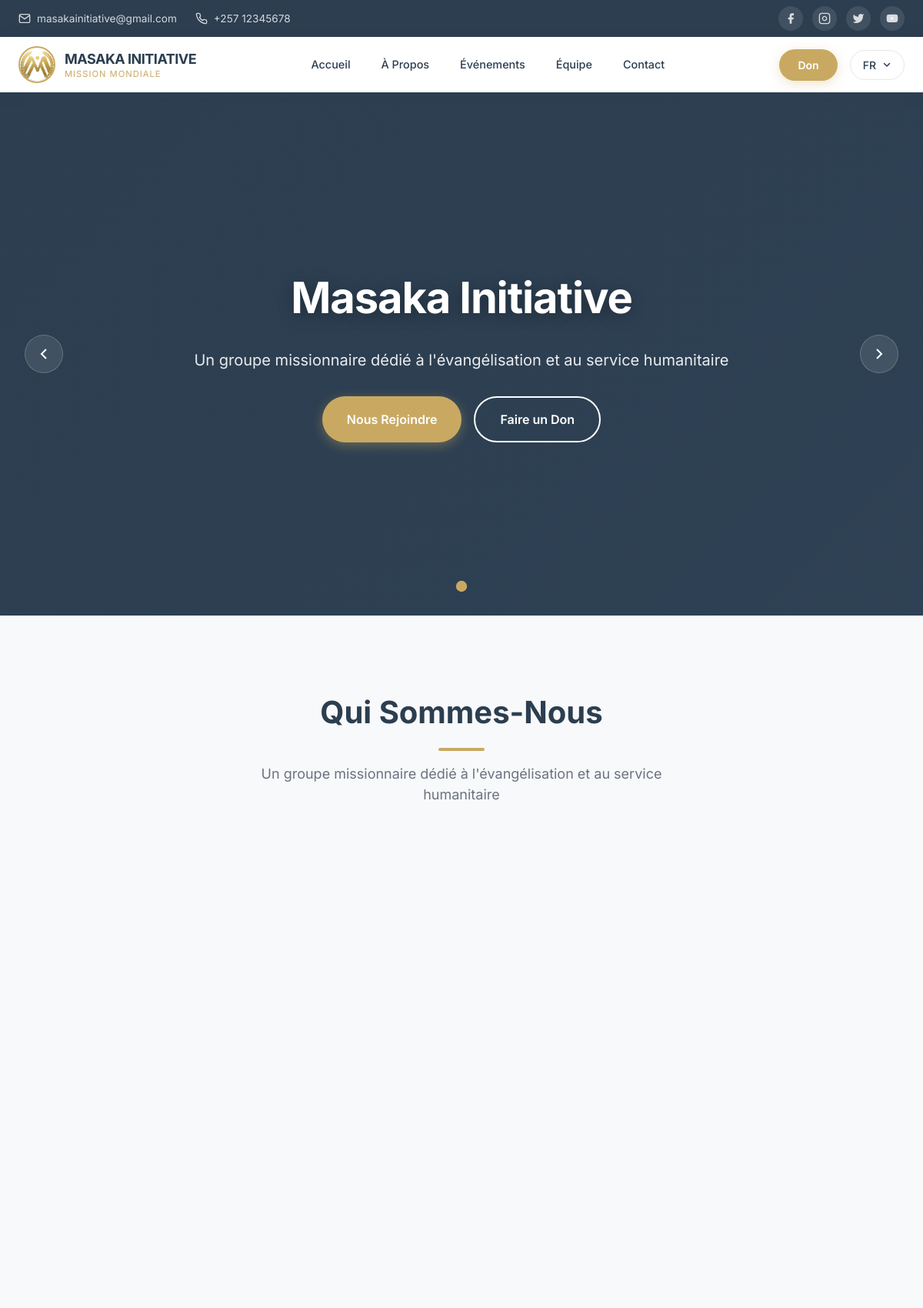
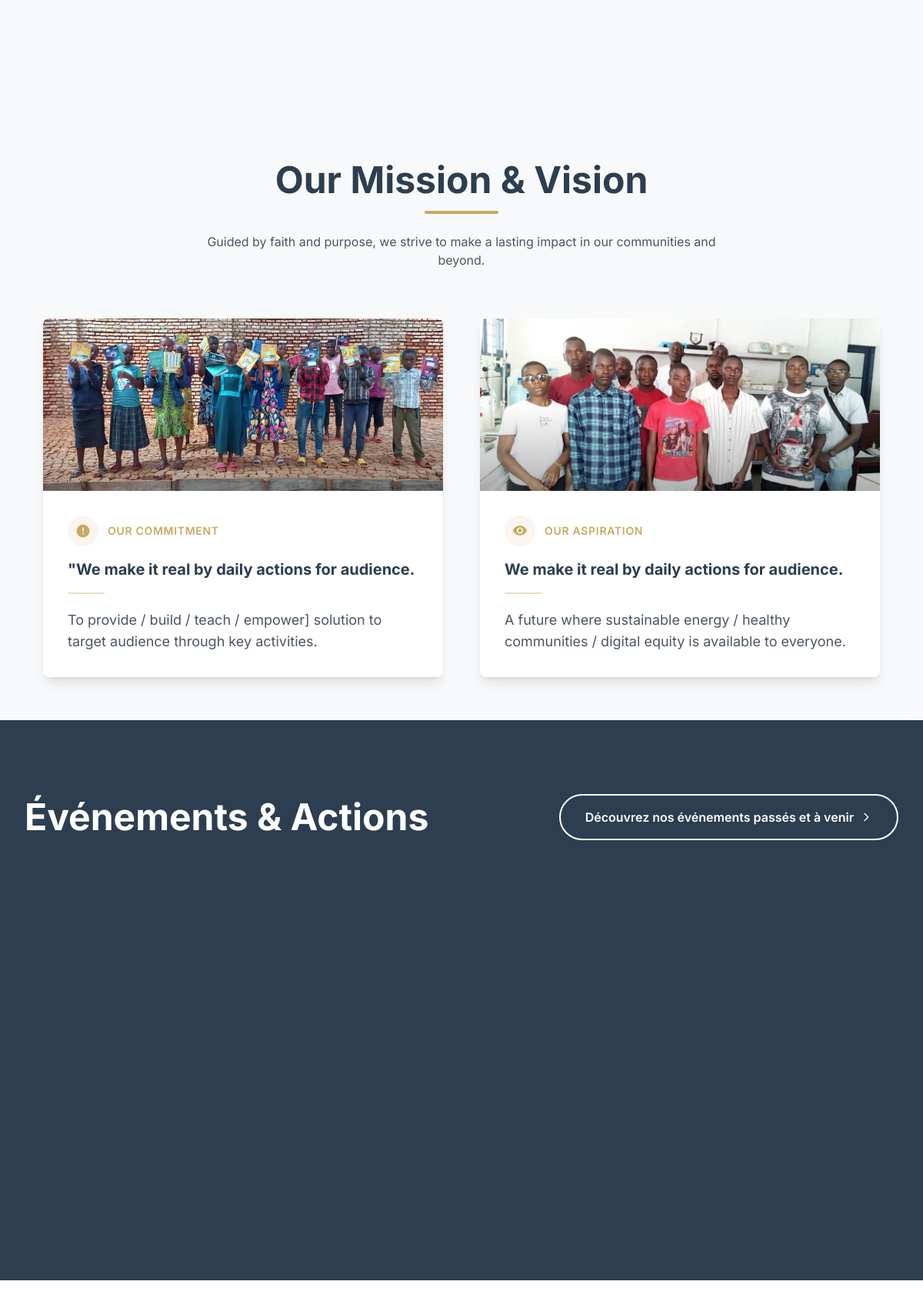
Page /Front-end/index.php (upper part) on the committed database (2 pictures, top to bottom).
### tables this page shows
CREATE TABLE `settings` (
  `id` int(11) NOT NULL DEFAULT 1,
  `email` varchar(255) DEFAULT NULL,
  `phone` varchar(50) DEFAULT NULL,
  `address` text DEFAULT NULL,
  `facebook_link` varchar(255) DEFAULT NULL,
  `instagram_link` varchar(255) DEFAULT NULL,
  `youtube_link` varchar(255) DEFAULT NULL,
  `twitter_link` varchar(255) DEFAULT NULL,
  `logo_url` varchar(255) DEFAULT NULL,
  `created_at` timestamp NOT NULL DEFAULT current_timestamp(),
  `updated_at` timestamp NOT NULL DEFAULT current_timestamp() ON UPDATE current_timestamp()
);

CREATE TABLE `about` (
  `id` int(11) NOT NULL,
  `language_id` int(11) NOT NULL DEFAULT 1,
  `title` varchar(255) NOT NULL,
  `content` text DEFAULT NULL,
  `image_url` varchar(500) DEFAULT NULL,
  `vision_title` varchar(255) DEFAULT NULL,
  `vision_text` text DEFAULT NULL,
  `vision_image` varchar(500) DEFAULT NULL,
  `mission_title` varchar(255) DEFAULT NULL,
  `mission_text` text DEFAULT NULL,
  `mission_image` varchar(500) DEFAULT NULL,
  `status` enum('active','inactive') DEFAULT 'active',
  `created_at` timestamp NOT NULL DEFAULT current_timestamp()
);

### Front-end/index.php (the view, shortened to what the rows shown need)
<?php
require_once __DIR__ . '/lang_init.php';
require_once __DIR__ . '/../API/config.php';
$settings_query = $conn->query("SELECT * FROM settings LIMIT 1");
$settings = $settings_query->fetch_assoc();
$slides_query = fetchContent($conn, 'slides', "status = 'active' AND language_id = $language_id", 'sort_order ASC', 0);
$about_query = fetchContent($conn, 'about', "status = 'active' AND language_id = $language_id", '', 1);
$about = $about_query->fetch_assoc();
if (!$about) {
    $about_query = fetchContent($conn, 'about', "status = 'active' AND language_id = 1", '', 1);
    $about = $about_query->fetch_assoc();
}
$stats = [];
$stats['missions'] = $conn->query("SELECT COUNT(*) as count FROM events WHERE status = 'completed'")->fetch_assoc()['count'] ?? 45;
$l = $t[$language_id] ?? $t[1];
?>
<!DOCTYPE html>
<html lang="<?php echo $language_code; ?>">
<head>
    <script src="https://cdn.tailwindcss.com"></script>
</head>
<body>
<section class="hero-slider">
    <div class="slides" id="slides">
        <?php if ($slides_query && $slides_query->num_rows > 0): ?>
            <?php while ($slide = $slides_query->fetch_assoc()): ?>
                <div class="slide" style="background-image: url('../<?php echo $slide['image_url']; ?>'); background-size: cover; background-position: center;">
                    <div class="overlay"></div>
                    <div class="content">
                        <h1><?php echo htmlspecialchars($slide['title']); ?></h1>
                        <p><?php echo htmlspecialchars($slide['content']); ?></p>
                        <div style="display: flex; gap: 1rem; justify-content: center; flex-wrap: wrap;">
                            <a href="<?php echo getLanguageUrl('contact.php'); ?>" class="btn-primary"><?php echo $l[1]; ?></a>
                            <a href="<?php echo getLanguageUrl('donations.php'); ?>" class="btn-secondary"><?php echo $l[2]; ?></a>
                        </div>
                    </div>
                </div>
            <?php endwhile; ?>
        <?php else: ?>
            <div class="slide" style="background: linear-gradient(135deg, var(--dark-blue), #34495e);">
                <div class="content">
                    <h1>Masaka Initiative</h1>
                </div>
            </div>
        <?php endif; ?>
    </div>
</section>
<section class="about-section">
    <div class="section-header">
        <h2><?php echo $l[3]; ?></h2>
    </div>
</section>
<section class="py-14 bg-light-gray">
    <div class="max-w-6xl mx-auto px-6 lg:px-8">
        <div class="text-center mb-16">
            <h2 class="text-4xl lg:text-5xl font-bold text-dark-blue mb-4">Our Mission & Vision</h2>
        </div>
        <div class="grid lg:grid-cols-2 gap-8 lg:gap-12">
            <div class="group bg-white rounded-lg shadow-lg hover:shadow-lg transition-all duration-300 hover:-translate-y-2 overflow-hidden">
                <?php if (!empty($about['mission_image'])): ?>
                    <div class="relative h-56 w-full overflow-hidden bg-gray-100">
                        <img
                            src="../<?php echo htmlspecialchars($about['mission_image']); ?>"
                            alt="Mission illustration"
                            class="w-full h-full object-cover transition-transform duration-500 group-hover:scale-105"
                            onerror="this.src='https://placehold.co/800x400/f3f4f6/9ca3af?text=Mission'"
                            loading="lazy"
                        >
                        <div class="absolute inset-0 bg-gradient-to-t from-black/30 via-transparent to-transparent"></div>
                    </div>
                <?php endif; ?>
                <div class="p-8">
                    <div class="flex items-center gap-3 mb-4">
                        <div class="w-10 h-10 rounded-full bg-primary-gold/10 flex items-center justify-center">
                        </div>
                        <span class="text-primary-gold font-semibold text-sm uppercase tracking-wider">Our Commitment</span>
                    </div>
                    <h4 class="text-xl lg:text-xl font-bold text-dark-blue mb-4 group-hover:text-primary-gold transition-colors duration-300">
                        <?php echo htmlspecialchars($about['mission_title'] ?? $l[6] ?? 'Our Mission'); ?>
                    </h4>
                    <div class="w-12 h-0.5 bg-primary-gold/40 mb-5 rounded-full"></div>
                    <p class="text-gray-600 leading-relaxed text-base lg:text-lg">
                        <?php
                            $mission_text = trim($about['mission_text'] ?? '');
                            echo nl2br(htmlspecialchars($mission_text));
                        ?>
                    </p>
                </div>
            </div>
            <div class="group bg-white rounded-lg shadow-lg hover:shadow-lg transition-all duration-300 hover:-translate-y-2 overflow-hidden">
                <?php if (!empty($about['vision_image'])): ?>
                    <div class="relative h-56 w-full overflow-hidden bg-gray-100">
                        <img
                            src="../<?php echo htmlspecialchars($about['vision_image']); ?>"
                            alt="Vision illustration"
                            class="w-full h-full object-cover transition-transform duration-500 group-hover:scale-105"
                            onerror="this.src='https://placehold.co/800x400/f3f4f6/9ca3af?text=Vision'"
                            loading="lazy"
                        >
                        <div class="absolute inset-0 bg-gradient-to-t from-black/30 via-transparent to-transparent"></div>
                    </div>
                <?php endif; ?>
                <div class="p-8">
                    <div class="flex items-center gap-3 mb-4">
                        <div class="w-10 h-10 rounded-full bg-primary-gold/10 flex items-center justify-center">
                        </div>
                        <span class="text-primary-gold font-semibold text-sm uppercase tracking-wider">Our Aspiration</span>
                    </div>
                    <h4 class="text-xl lg:text-xl font-bold text-dark-blue mb-4 group-hover:text-primary-gold transition-colors duration-300">
                        <?php echo htmlspecialchars($about['vision_title'] ?? $l[8] ?? 'Our Vision'); ?>
                    </h4>
                    <div class="w-12 h-0.5 bg-primary-gold/40 mb-5 rounded-full"></div>
                    <p class="text-gray-600 leading-relaxed text-base lg:text-lg">
                        <?php
                            $vision_text = trim($about['vision_text'] ?? '');
                            echo nl2br(htmlspecialchars($vision_text));
                        ?>
                    </p>
                </div>
            </div>
        </div>
    </div>
</section>
<section class="events-section py-24 bg-light-gray">
    <div class="max-w-7xl mx-auto px-6 lg:px-8">
<div class="flex flex-wrap justify-between items-center gap-4 mb-16">
    <h2 class="text-4xl lg:text-5xl font-bold text-white">
        <?php echo htmlspecialchars($l[22]); ?>
    </h2>
</div>
    </div>
</section>
<?php
$content = ob_get_clean();
require_once 'layout.php';
?>

### Front-end/layout.php (shortened to what the rows shown need)
<!DOCTYPE html>
<html lang="<?php echo $lang_code; ?>">
<head>
    <script src="https://cdn.tailwindcss.com"></script>
</head>
<body>
    <div class="top-header">
        <div class="top-header-container">
            <div class="top-header-left">
                <?php if (!empty($settings['email'])): ?>
                    <a href="mailto:<?php echo htmlspecialchars($settings['email']); ?>">
                        <svg width="16" height="16" viewBox="0 0 24 24" fill="none" stroke="currentColor" stroke-width="2"><path d="M4 4h16c1.1 0 2 .9 2 2v12c0 1.1-.9 2-2 2H4c-1.1 0-2-.9-2-2V6c0-1.1.9-2 2-2z"></path><polyline points="22,6 12,13 2,6"></polyline></svg>
                        <span><?php echo htmlspecialchars($settings['email']); ?></span>
                    </a>
                <?php endif; ?>
                <?php if (!empty($settings['phone'])): ?>
                    <a href="tel:<?php echo htmlspecialchars($settings['phone']); ?>">
                        <span><?php echo htmlspecialchars($settings['phone']); ?></span>
                    </a>
                <?php endif; ?>
            </div>
        </div>
    </div>
    <nav class="navbar">
        <div class="navbar-container">
            <a href="<?php echo getLanguageUrl('index.php'); ?>" class="nav-logo">
                <img src="<?php echo !empty($settings['logo_url']) ? '../' . $settings['logo_url'] : '../uploads/settings/default_logo.png'; ?>" alt="Masaka Logo" onerror="this.src='../uploads/settings/default_logo.png'">
                <div>
                    <div class="nav-logo-text">MASAKA INITIATIVE</div>
                    <div class="nav-logo-subtitle">Mission Mondiale</div>
                </div>
            </a>
        </div>
    </nav>
    <main>
        <?php echo $content ?? ''; ?>
    </main>
</body>
</html>

### rows in the picture
settings: email "masakainitiative@gmail.com", phone "+257 12345678", logo_url (picture)
about: mission_image (picture), mission_title "\"We make it real by daily actions for audience.", mission_text "To provide / build / teach / empower] solution to target audience through key activities.", vision_image (picture), vision_title "We make it real by daily actions for audience.", vision_text "A future where sustainable energy / healthy communities / digital equity is available to everyone."

### other values in the picture
$lang_code "FR"
$l[4] "Un groupe missionnaire dédié à l'évangélisation et au service humanitaire"
$l[1] "Nous Rejoindre"
$l[2] "Faire un Don"
$l[3] "Qui Sommes-Nous"
$l[22] "Événements & Actions"
$l[23] "Découvrez nos événements passés et à venir"
